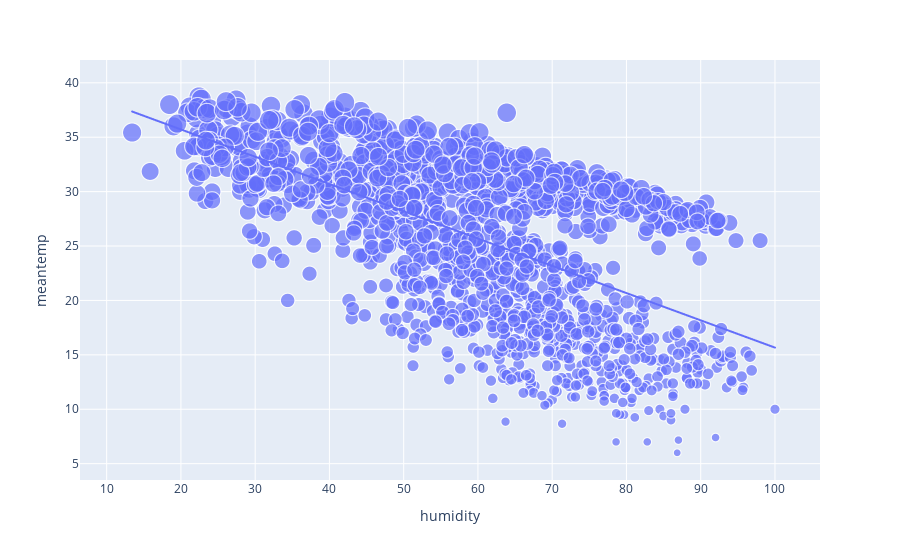

Notebook source saved alongside this figure:
### Code cell
px.scatter(df,x='humidity', y='meantemp', size='meantemp', trendline='ols')

### Figure 1 — Plotly figure (JSON) as saved in the notebook; plotly's stock layout.template omitted (floating-point values rounded to 4 significant figures; data arrays with more than 128 entries replaced by an {"elided": "..."} marker saying what was removed)
{"data": [{"hovertemplate": "humidity=%{x}<br>meantemp=%{marker.size}<extra></extra>", "legendgroup": "", "marker": {"color": "#636efa", "size": {"elided": "1462 float values"}, "sizemode": "area", "sizeref": 0.09679, "symbol": "circle"}, "mode": "markers", "name": "", "showlegend": false, "type": "scattergl", "x": {"elided": "1462 float values"}, "xaxis": "x", "y": {"elided": "1462 float values"}, "yaxis": "y"}, {"hovertemplate": "<b>OLS trendline</b><br>meantemp = -0.250617 * humidity + 40.7259<br>R<sup>2</sup>=0.327128<br><br>humidity=%{x}<br>meantemp=%{y} <b>(trend)</b><extra></extra>", "legendgroup": "", "marker": {"color": "#636efa", "symbol": "circle"}, "mode": "lines", "name": "", "showlegend": false, "type": "scattergl", "x": {"elided": "1462 float values"}, "xaxis": "x", "y": {"elided": "1462 float values"}, "yaxis": "y"}], "layout": {"legend": {"itemsizing": "constant", "tracegroupgap": 0}, "margin": {"t": 60}, "xaxis": {"anchor": "y", "domain": [0, 1], "title": {"text": "humidity"}}, "yaxis": {"anchor": "x", "domain": [0, 1], "title": {"text": "meantemp"}}}}
